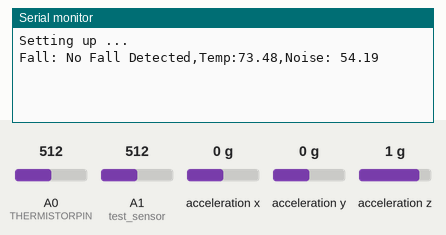
The sketch below on a simulated Arduino Uno, built with avr-gcc and run on an emulated ATmega328P. Parts: the last lines printed to the serial monitor. Inputs (shaded band) come from the test bench; at power-on: acceleration x 0 g, A0 (THERMISTORPIN) = 512, A1 (test_sensor) = 512, acceleration z 1 g, acceleration y 0 g.

Above: at 1.2 s.
1.3 s: acceleration x set to -1.4 g
At 2.5 s:
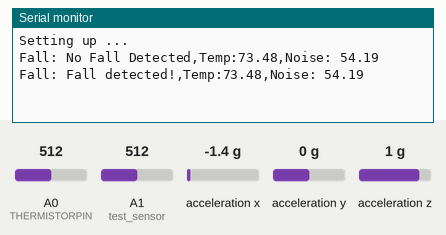
4.6 s: A0 (THERMISTORPIN) set to 716
At 5.2 s:
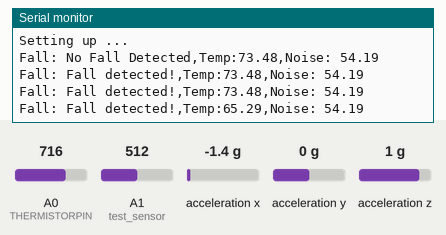
6.1 s: A1 (test_sensor) set to 716
At 7.1 s:
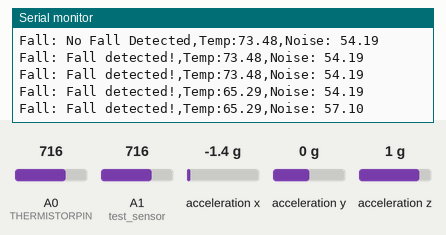
7.6 s: acceleration z set to 0 g
At 8.8 s:
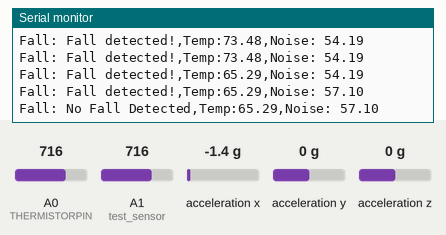
9.1 s: A0 (THERMISTORPIN) set to 992
At 9.8 s:
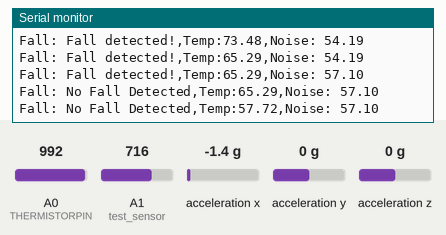
10.6 s: acceleration y set to -1.4 g
At 11.8 s:
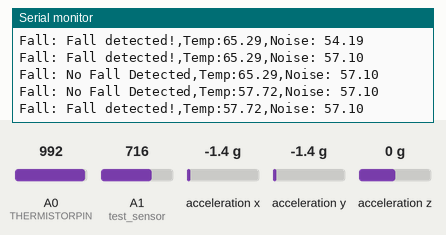
Timing chart, 0 to 13.1 s (numbered marks = the images above; inputs shaded):
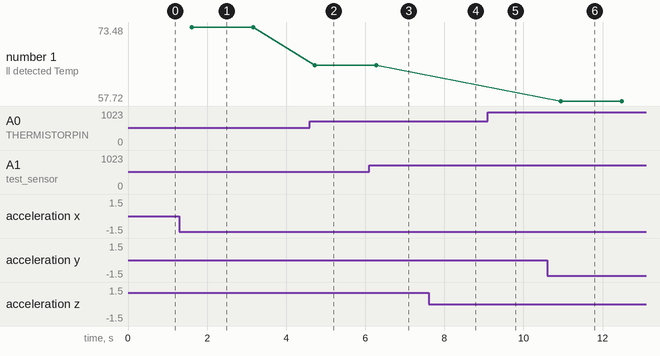

The sketch:

SafeStep_UNO.ino
```cpp
/*
This is the main .ino file to be used with the Safe Step senior design project.

Authors are:
    Joseph Coker
    Emily Miller
    Colby Stevens
    Ryan Harper
*/
#include <Wire.h>
#include <Adafruit_MMA8451.h>
#include "Adafruit_Sensor.h"
#include "Adafruit_AM2320.h"
#include <Adafruit_GPS.h>
#include <stdio.h>
#include <SoftwareSerial.h>
//#include <string>


// THERMISTOR SETUP
// which analog pin to connect
#define THERMISTORPIN A0
// resistance at 25 degrees C
#define THERMISTORNOMINAL 10000
// temp. for nominal resistance (almost always 25 C)
#define TEMPERATURENOMINAL 25
// how many samples to take and average, more takes longer
// but is more 'smooth'
#define NUMSAMPLES 5
// The beta coefficient of the thermistor (usually 3000-4000)
#define BCOEFFICIENT 3950
// the value of the 'other' resistor
#define SERIESRESISTOR 10000

int samples[NUMSAMPLES];


//INITIALIZING SENSOR PINS
//Bluetooth Sensor (HC=05)
SoftwareSerial mySerial(0, 1); //HC-05 Tx & Rx is connected to Arduino #3 & #2


//Decibel Sensor
int test_sensor = A1;

//Accelerometer
Adafruit_MMA8451 mma = Adafruit_MMA8451();//&Wire1

void setup() {
  //Begin serial communication with Arduino and Arduino IDE (Serial Monitor)
  Serial.begin(9600);
  //Begin serial communication with Arduino and HC-05

  //Startup accelerometer
  if (! mma.begin()) {
    Serial.println("Couldnt start");
    while (1);
  }
  mma.setRange(MMA8451_RANGE_2_G);

  Serial.println("Setting up ...");
}

int i = 0;
void loop() {
  //Serial.println(i);
  //i += 1;


  //Serial.print("The code is running \n");
  //fall_detection();
  //temp_humidity();
  //ThermTemp();
  //GPS_data();
  //decibel_read()

  //make the string to send
  String send = "Fall: " + fall_detection() + ",Temp:"+ ThermTemp() + ",Noise: "+decibel_read();

  sendBTData(send);
  delay(1500);
}


//used to test the decibel cap which will turn the digital output to HIGH
String decibel_read(){
  float decibel_level = 20 * log10(analogRead(test_sensor));
  //Serial.println(decibel_level);
  return conversion(decibel_level);

}


String fall_detection(){

  /* Get a new sensor event */
  sensors_event_t event;
  mma.getEvent(&event);
  /* Display the results (acceleration is measured in m/s^2) */
  //Serial.print("X: \t"); Serial.print(event.acceleration.x); Serial.print("\t");
  //Serial.print("Y: \t"); Serial.print(event.acceleration.y); Serial.print("\t");
  //Serial.print("Z: \t"); Serial.print(event.acceleration.z); Serial.print("\t");
  //Serial.println("m/s^2 ");

  // Calculate the magnitude of acceleration
  float acceleration = sqrt(event.acceleration.x * event.acceleration.x +
       event.acceleration.y * event.acceleration.y +
       event.acceleration.z * event.acceleration.z);

  // Check for a fall (you may need to adjust the threshold)
  //Serial.println("Acceleration: " + String(acceleration,2));
  if (acceleration > 15.0) {
    //Serial.println("Fall Detected");
    return "Fall detected!";
    // Add your fall detection logic or alert mechanism here
  }else{
    //Serial.println("No Fall Detected");
    return "No Fall Detected";
  }

}

String conversion(double value){
  return String(value, 2);
}

int sendBTData(String message){
  Serial.print("\n"+message);
  mySerial.print("\n" + message);

  return 0;
}

String ThermTemp(){
  uint8_t i;
  float average;

  // take N samples in a row, with a slight delay
  for (i=0; i< NUMSAMPLES; i++) {
   samples[i] = analogRead(THERMISTORPIN);
   delay(10);
  }

  // average all the samples out
  average = 0;
  for (i=0; i< NUMSAMPLES; i++) {
     average += samples[i];
       //Serial.print("analog reading ");
      //Serial.println(samples[i]);
  }
  average /= NUMSAMPLES;

  //Serial.print("Average analog reading ");
  //Serial.println(average);

  // convert the value to resistance
  average = 1023 / (average - 1);
  average = SERIESRESISTOR / average;
  //Serial.print("Thermistor resistance ");
  //Serial.println(average);

  float steinhart;
  steinhart = average / THERMISTORNOMINAL;     // (R/Ro)
  steinhart = log(steinhart);                  // ln(R/Ro)
  steinhart /= BCOEFFICIENT;                   // 1/B * ln(R/Ro)
  steinhart += 1.0 / (TEMPERATURENOMINAL + 273.15); // + (1/To)
  steinhart = 1.0 / steinhart;                 // Invert
  steinhart -= 273.15;                         // convert absolute temp to C

  float faren = steinhart * (9/5) + 32;

  //Serial.println("Temperature:" + conversion(faren));
  return conversion(faren);
}
```

Measured:
- after the input at 1.3 s, the serial monitor: prints a new line after 0.31 s (image 1)
- after the input at 4.6 s, the serial monitor: prints a new line after 0.12 s (image 2)
- after the input at 6.1 s, the serial monitor: prints a new line after 0.17 s (image 3)
- after the input at 7.6 s, the serial monitor: prints a new line after 0.23 s (image 4)
- after the input at 9.1 s, the serial monitor: prints a new line after 0.28 s (image 5)
- after the input at 10.6 s, the serial monitor: prints a new line after 0.34 s (image 6)
- plotted number 1: 73.48 → 65.29 after the input at 4.6 s
